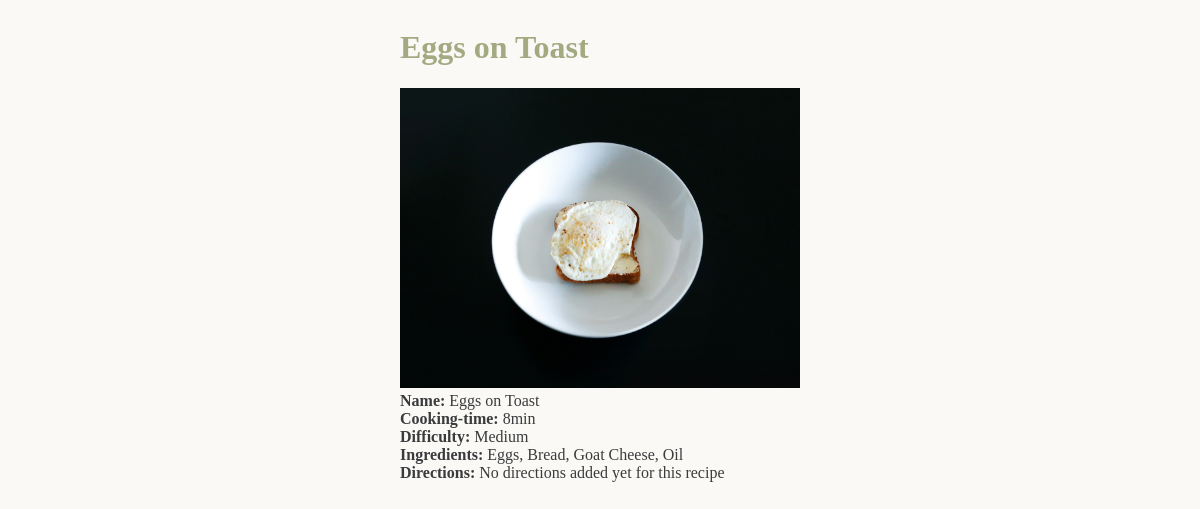
Page /list/4 on the committed database.
### recipes/models.py (models this page shows, shortened)
class Recipe(models.Model):
  name= models.CharField(max_length=50)
  cooking_time= models.IntegerField()
  ingredients= models.TextField(max_length=250)
  difficulty= models.CharField(max_length=12, default= None)
  directions = models.TextField(max_length=500, default= 'No directions added yet for this recipe')
  pic = models.ImageField(upload_to='recipes', default='no_picture.jpg')

### recipes/views.py (the view)
# urls.py: path('list/<pk>', RecipeDetailView.as_view(), name='detail'),
class RecipeDetailView(DetailView):
  model = Recipe
  template_name = 'recipes/details.html'

### recipes/templates/recipes/details.html (shortened to what this page needs)
<!DOCTYPE html>
<html>
  <head>
    <link rel="stylesheet" href="../../static/recipes/index.css" />
  </head>
  <body>
    <div class="details__layout">
      <div class="">
        <h1>{{object.name}}</h1>
        <img src="{{object.pic.url}}" width="400" height="300" />
        <br>
        <b>Name: </b> {{object.name}} <br />
        <b>Cooking-time: </b> {{object.cooking_time}}min <br />
        <b>Difficulty: </b> {{object.difficulty}} <br />
        <b>Ingredients: </b> {{object.ingredients}} <br />
        <b>Directions: </b> {{object.directions}} <br />
      </div>
    </div>
  </body>
</html>

### recipes/static/recipes/index.css (style rules this page uses)
* { background-color: #faf9f6; color: #3a3b3c; box-sizing: border-box; }
:root { --bg-color: #faf9f6; --light-green: #c5c191; --mid-green: #a3aa81; --dark-green: #4c4735; }
h1, h2 { color: var(--mid-green); }
.details__layout { display: flex; justify-content: center; }

### rows in the picture
Recipe: name "Eggs on Toast", pic (picture), cooking_time "8", difficulty "Medium", ingredients "Eggs, Bread, Goat Cheese, Oil", directions "No directions added yet for this recipe"
